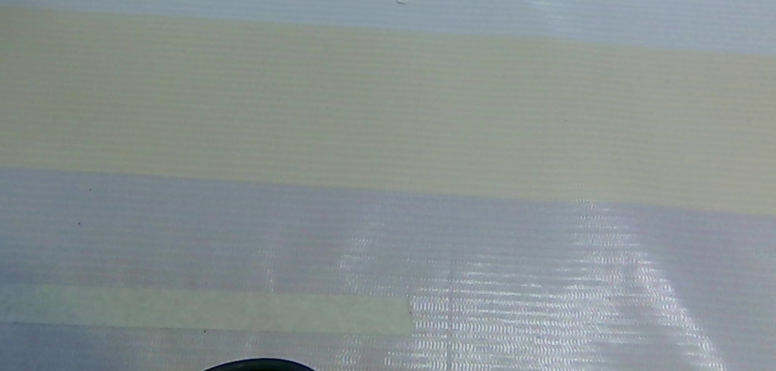
#> input picture 1111.png, 1551 x 742 px, given as the content of the folder ./datasets/coco128/images/train2016, which was not available (shown at 1/2 size)
$ python shot.py
#> lines starting #> are read from the running program, lines starting #| are printed output that depends on the picture
#coding: utf-8
"""
采用多进程加快处理。添加了在读取图片时捕获异常，OpenCV对大分辨率或者tif格式图片支持不好
处理数据集 和 标签数据集的代码：（主要是对原始数据集裁剪）
    处理方式：分别处理
    注意修改 输入 输出目录 和 生成的文件名
    output_dir = "./label_temp"
    input_dir = "./label"
"""
import multiprocessing
import cv2
import os
import time


def get_img(input_dir):
#> called with input_dir = './datasets/coco128/images/train2016'
    img_paths = []
    for (path,dirname,filenames) in os.walk(input_dir):
        for filename in filenames:
            img_paths.append(path+'/'+filename)
    print("img_paths:",img_paths)
    return img_paths


def cut_img(img_paths,output_dir):
    imread_failed = []
    try:
        img = cv2.imread(img_paths)
        #height, weight = img.shape[:2]
             # 正常发票
        cropImg = img[400:750, 800:1100]     # 裁剪【y1,y2：x1,x2】
        cv2.imwrite(output_dir + '/' + img_paths.split('/')[-1], cropImg)

    except:
        imread_failed.append(img_paths)
    return imread_failed


def main(input_dir,output_dir):
    img_paths = get_img(input_dir)
    scale = len(img_paths)

    results = []
    pool = multiprocessing.Pool(processes = 4)
    for i,img_path in enumerate(img_paths):
        a = "#"* int(i/10)
        b = "."*(int(scale/10)-int(i/10))
        c = (i/scale)*100
        results.append(pool.apply_async(cut_img, (img_path,output_dir )))
        print('{:^3.3f}%[{}>>{}]'.format(c, a, b)) # 进度条（可用tqdm）
#> this loop made 1 pass
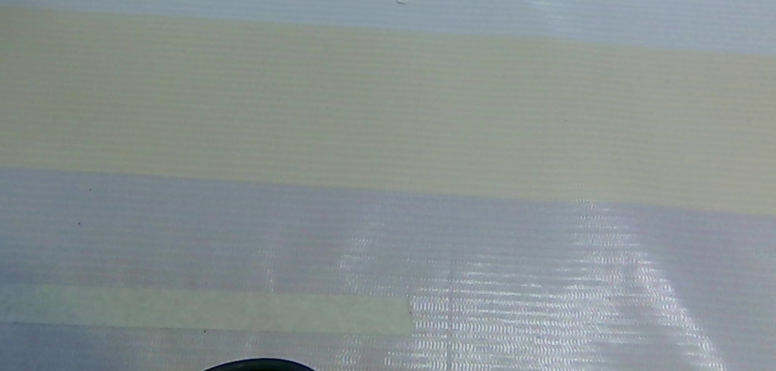
#> input picture 1111.png, 1551 x 742 px, given as the content of the folder ./datasets/coco128/images/train2016, which was not available (shown at 1/2 size)
#> pass 1, in cut_img, `cropImg = img[400:750, 800:1100]`:
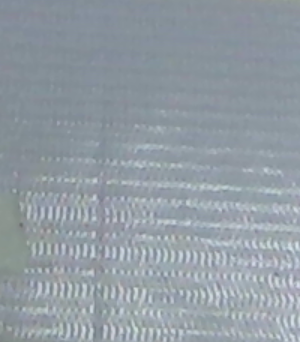
#> cropImg: shape (342, 300, 3); mean B, G, R 163.6, 155.9, 146.3
    pool.close()                        # 调用join之前，先调用close函数，否则会出错。
    pool.join()                         # join函数等待所有子进程结束
    for result in results:
        print('image read failed!:', result.get())
    print ("All done.")


if __name__ == "__main__":
    input_dir = "./datasets/coco128/images/train2016"       # 读取图片目录表
    output_dir = "./datasets/coco128/images/train2017"   # 保存截取的图像目录
    main(input_dir, output_dir)

$ run again, on 7777.png
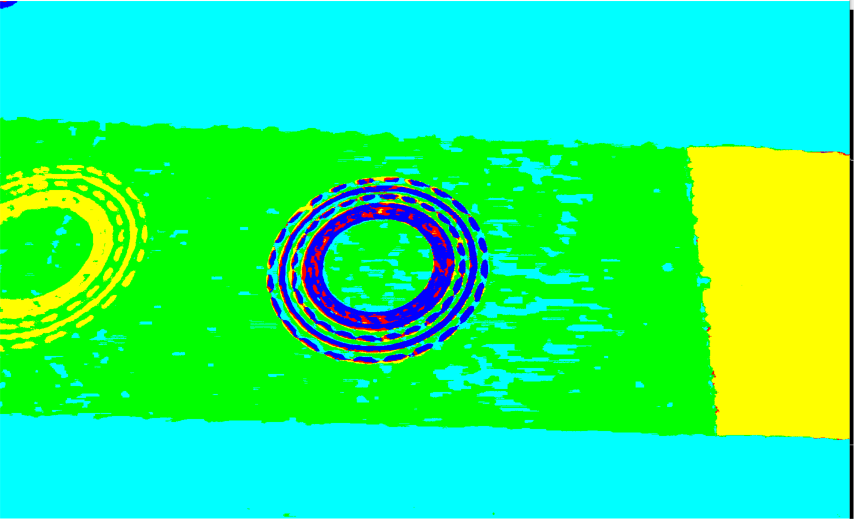
#> input picture 7777.png, 2560 x 1555 px, given as the content of the folder ./datasets/coco128/images/train2016, which was not available (shown at 1/3 size)
#> the loop in main, `for i,img_path in enumerate(img_paths):` made 1 pass
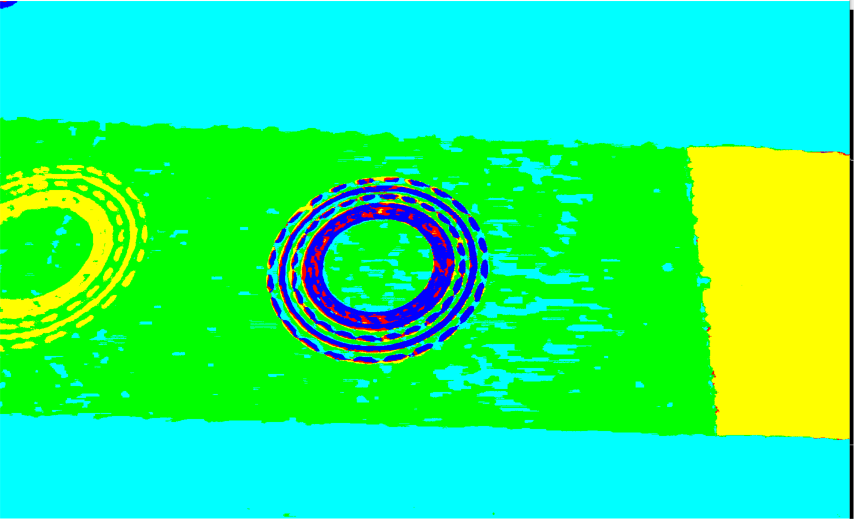
#> input picture 7777.png, 2560 x 1555 px, given as the content of the folder ./datasets/coco128/images/train2016, which was not available (shown at 1/3 size)
#> pass 1, in cut_img, `cropImg = img[400:750, 800:1100]`:
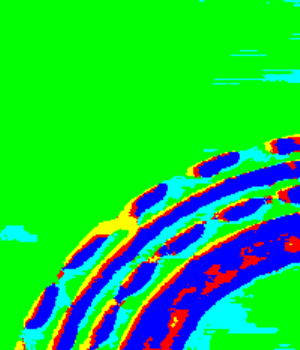
#> cropImg: shape (350, 300, 3); mean B, G, R 61.3, 204, 20.5

$ run again, on photo.jpg
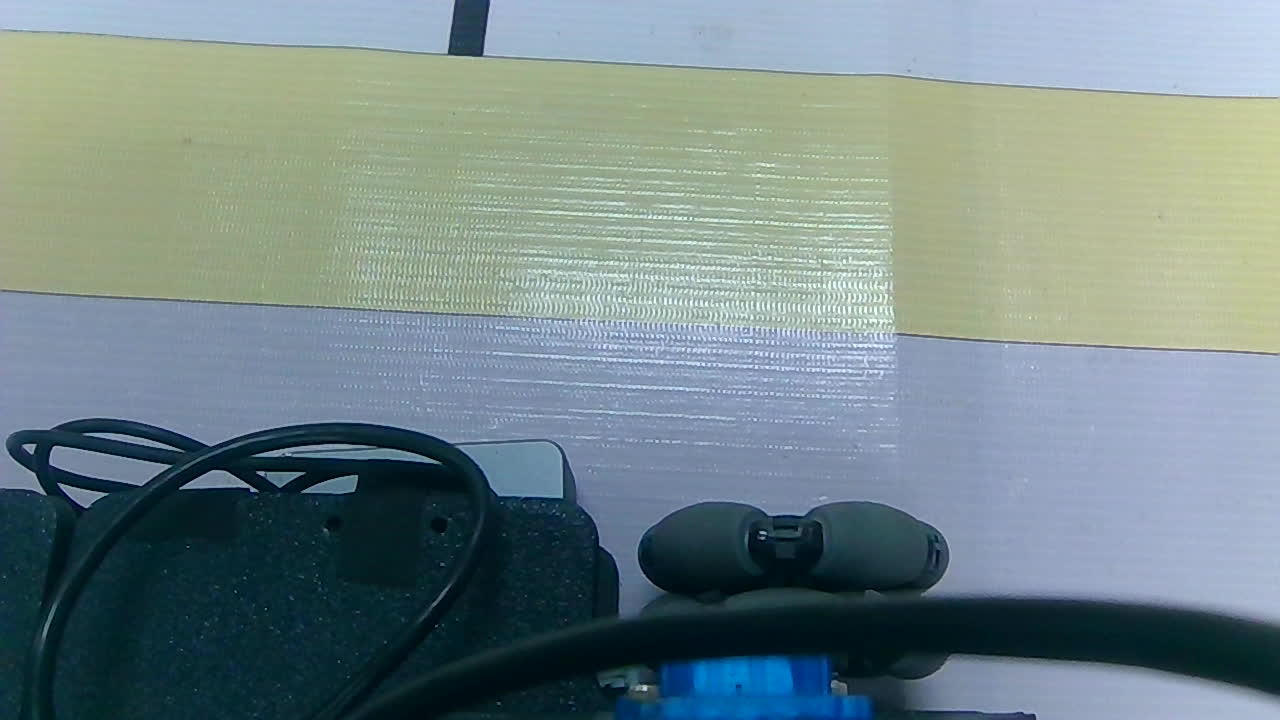
#> input picture photo.jpg, 1280 x 720 px, given as the content of the folder ./datasets/coco128/images/train2016, which was not available
#> the loop in main, `for i,img_path in enumerate(img_paths):` made 1 pass
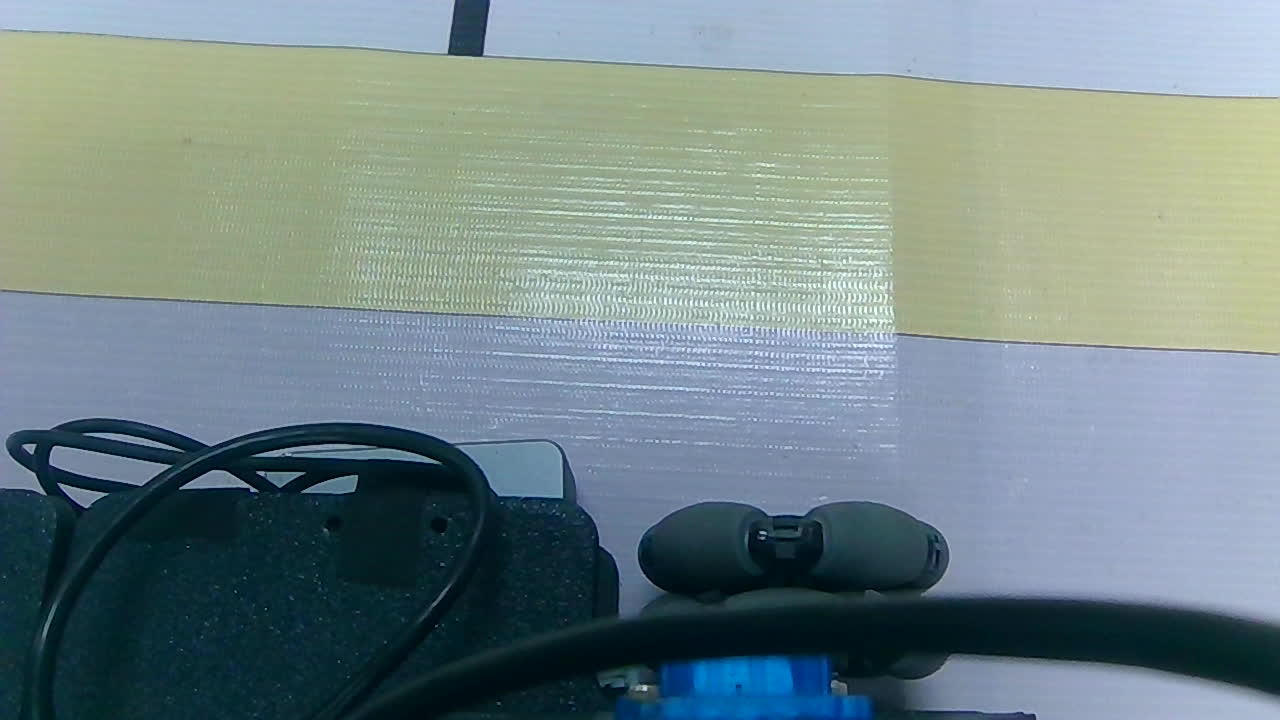
#> input picture photo.jpg, 1280 x 720 px, given as the content of the folder ./datasets/coco128/images/train2016, which was not available
#> pass 1, in cut_img, `cropImg = img[400:750, 800:1100]`:
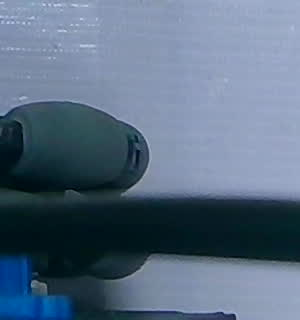
#> cropImg: shape (320, 300, 3); mean B, G, R 129.9, 108.3, 89.1
